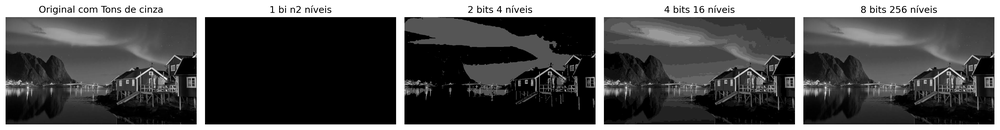
#> input picture quantizacao.png, 1000 x 130 px, shrunk from 5370 x 698 before the run, given in place of Foto Atividade.png, which was not available
$ jupyter execute 26_08_2026.ipynb
#> lines starting #> are read from the running program, lines starting #| are printed output that depends on the picture; after the words box and inside, x2 and y2 are one past the last pixel; in counts of white or black regions, pixels touching at a corner belong together; pictures that were not available may be replaced by others from this repository, and a replacement may not be noted
[cell 1]
import numpy as np
import matplotlib.pyplot as plt
import cv2
from google.colab import files

[cell 2]
uploads = files.upload()
#> the answer given: quantizacao.png

[cell 3]
img = cv2.imread("Foto Atividade.png")
#> img is the input picture: shape (130, 1000, 3); min 0, max 255, mean 85.7
img

[cell 4]
imgGRAY = cv2.cvtColor(img, cv2.COLOR_BGR2GRAY)
plt.imshow(imgGRAY, cmap="gray")
plt.title("Imagem em tons de CINZA")
plt.axis("off")
plt.show()

[cell 5]
def quantizar(imagem, bits):
#> called with bits = 1
    niveis = 2 ** bits
    ImgFloart = imagem.astype(np.float32)
    quantizada = np.floor(ImgFloart * (niveis - 1) / 255)
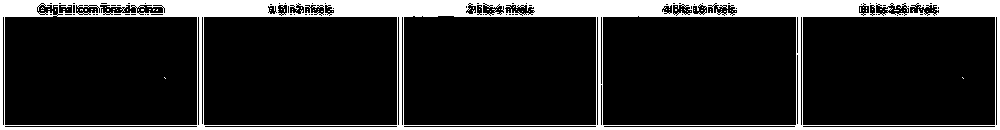
#> quantizada: shape (130, 1000) float32; values 0 (black) and 1 (white), 16.4% white; 81 white regions (80 under 20 px), largest, box (x1, y1, x2, y2) and area: (0, 0, 1000, 130) 21222
    quantizada = quantizada * (255 / (niveis - 1))
    return quantizada.astype(np.uint8)

[cell 6]
img1bit = quantizar(imgGRAY, 1)
img2bits = quantizar(imgGRAY, 2)
#> call 2 of quantizar, with bits = 2
#> in quantizar (call 2), `quantizada = np.floor(ImgFloart * (niveis - 1) / 255)`:
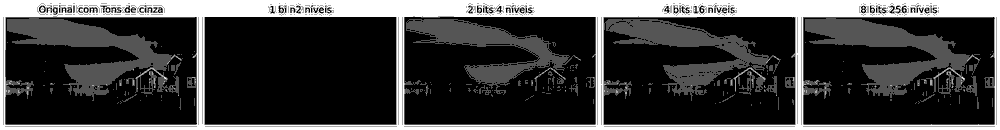
#> quantizada: shape (130, 1000) float32; min 0, max 3, mean 0.75; drawn with min black and max white
img4bits = quantizar(imgGRAY, 4)
img8bits = quantizar(imgGRAY, 8)

[cell 7]
fig, ax = plt.subplots(1, 5, figsize=(18, 5))

ax[0].imshow(imgGRAY, cmap="gray", vmin=0, vmax=255)
ax[0].set_title("Original com Tons de cinza")
ax[1].imshow(img1bit, cmap="gray", vmin=0, vmax=255)
ax[1].set_title("1 bi n2 níveis")
ax[2].imshow(img2bits, cmap="gray", vmin=0, vmax=255)
ax[2].set_title("2 bits 4 níveis")
ax[3].imshow(img4bits, cmap="gray", vmin=0, vmax=255)
ax[3].set_title("4 bits 16 níveis")
ax[4].imshow(img8bits, cmap="gray", vmin=0, vmax=255)
ax[4].set_title("8 bits 256 níveis")
for i in range(5):
    ax[i].axis("off")
plt.tight_layout()
fig.savefig("quantizacao.png", dpi=300, bbox_inches="tight")
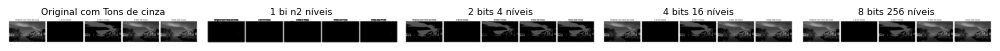
#> figure drawn by matplotlib, 5 panels
plt.show()
